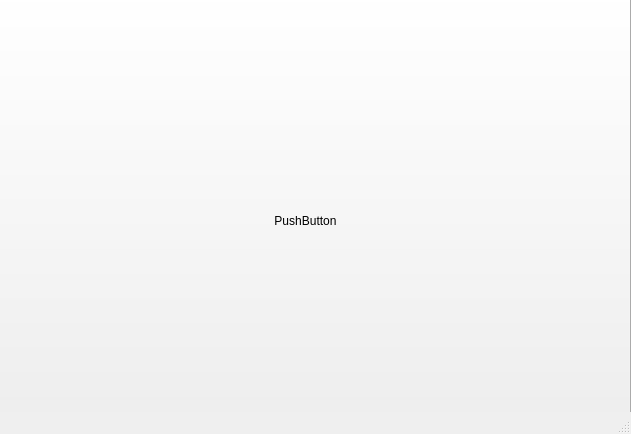
<?xml version="1.0" encoding="UTF-8"?>
<ui version="4.0">
 <class>MainWindow</class>
 <widget class="QMainWindow" name="MainWindow">
  <property name="geometry">
   <rect>
    <x>0</x>
    <y>0</y>
    <width>631</width>
    <height>434</height>
   </rect>
  </property>
  <property name="windowTitle">
   <string>MainWindow</string>
  </property>
  <widget class="QWidget" name="centralwidget">
   <widget class="QPushButton" name="pushButton">
    <property name="geometry">
     <rect>
      <x>-20</x>
      <y>-10</y>
      <width>651</width>
      <height>461</height>
     </rect>
    </property>
    <property name="text">
     <string>PushButton</string>
    </property>
   </widget>
  </widget>
  <widget class="QStatusBar" name="statusbar"/>
 </widget>
 <resources/>
 <connections/>
</ui>
